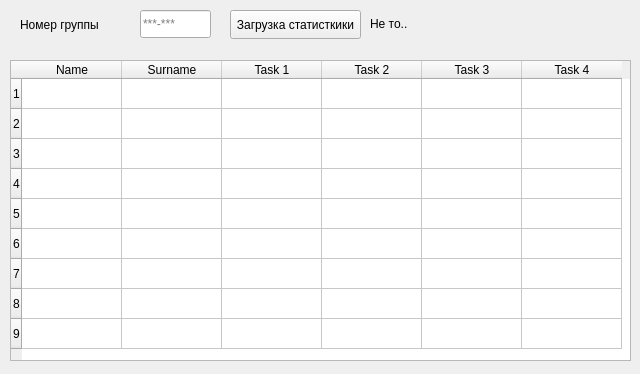
<?xml version="1.0" encoding="UTF-8"?>
<ui version="4.0">
 <class>Form_statistic_teacher</class>
 <widget class="QWidget" name="Form_statistic_teacher">
  <property name="geometry">
   <rect>
    <x>0</x>
    <y>0</y>
    <width>640</width>
    <height>374</height>
   </rect>
  </property>
  <property name="windowTitle">
   <string>Новая группа</string>
  </property>
  <property name="windowIcon">
   <iconset>
    <normaloff>../../../../../Users/User/Documents/Tempовая хуйня/easter egg.jpg</normaloff>../../../../../Users/User/Documents/Tempовая хуйня/easter egg.jpg</iconset>
  </property>
  <widget class="QTableWidget" name="tableWidget">
   <property name="geometry">
    <rect>
     <x>10</x>
     <y>60</y>
     <width>621</width>
     <height>301</height>
    </rect>
   </property>
   <property name="minimumSize">
    <size>
     <width>521</width>
     <height>0</height>
    </size>
   </property>
   <row>
    <property name="text">
     <string>1</string>
    </property>
   </row>
   <row>
    <property name="text">
     <string>2</string>
    </property>
   </row>
   <row>
    <property name="text">
     <string>3</string>
    </property>
   </row>
   <row>
    <property name="text">
     <string>4</string>
    </property>
   </row>
   <row>
    <property name="text">
     <string>5</string>
    </property>
   </row>
   <row>
    <property name="text">
     <string>6</string>
    </property>
   </row>
   <row>
    <property name="text">
     <string>7</string>
    </property>
   </row>
   <row>
    <property name="text">
     <string>8</string>
    </property>
   </row>
   <row>
    <property name="text">
     <string>9</string>
    </property>
   </row>
   <column>
    <property name="text">
     <string>Name</string>
    </property>
   </column>
   <column>
    <property name="text">
     <string>Surname</string>
    </property>
   </column>
   <column>
    <property name="text">
     <string>Task 1</string>
    </property>
   </column>
   <column>
    <property name="text">
     <string>Task 2</string>
    </property>
   </column>
   <column>
    <property name="text">
     <string>Task 3</string>
    </property>
   </column>
   <column>
    <property name="text">
     <string>Task 4</string>
    </property>
   </column>
   <item row="0" column="0">
    <property name="text">
     <string/>
    </property>
    <property name="flags">
     <set>ItemIsDragEnabled|ItemIsDropEnabled|ItemIsUserCheckable|ItemIsEnabled</set>
    </property>
   </item>
  </widget>
  <widget class="QLabel" name="label">
   <property name="geometry">
    <rect>
     <x>20</x>
     <y>15</y>
     <width>101</width>
     <height>20</height>
    </rect>
   </property>
   <property name="text">
    <string>Номер группы</string>
   </property>
  </widget>
  <widget class="QLineEdit" name="lineEdit">
   <property name="geometry">
    <rect>
     <x>140</x>
     <y>10</y>
     <width>71</width>
     <height>28</height>
    </rect>
   </property>
   <property name="frame">
    <bool>true</bool>
   </property>
   <property name="alignment">
    <set>Qt::AlignLeading|Qt::AlignLeft|Qt::AlignVCenter</set>
   </property>
   <property name="placeholderText">
    <string>***-***</string>
   </property>
  </widget>
  <widget class="QPushButton" name="pushButton">
   <property name="geometry">
    <rect>
     <x>230</x>
     <y>10</y>
     <width>131</width>
     <height>29</height>
    </rect>
   </property>
   <property name="text">
    <string>Загрузка статисткики</string>
   </property>
  </widget>
  <widget class="QLabel" name="label_2">
   <property name="geometry">
    <rect>
     <x>370</x>
     <y>15</y>
     <width>91</width>
     <height>18</height>
    </rect>
   </property>
   <property name="text">
    <string>Не то..</string>
   </property>
  </widget>
 </widget>
 <resources/>
 <connections/>
</ui>
